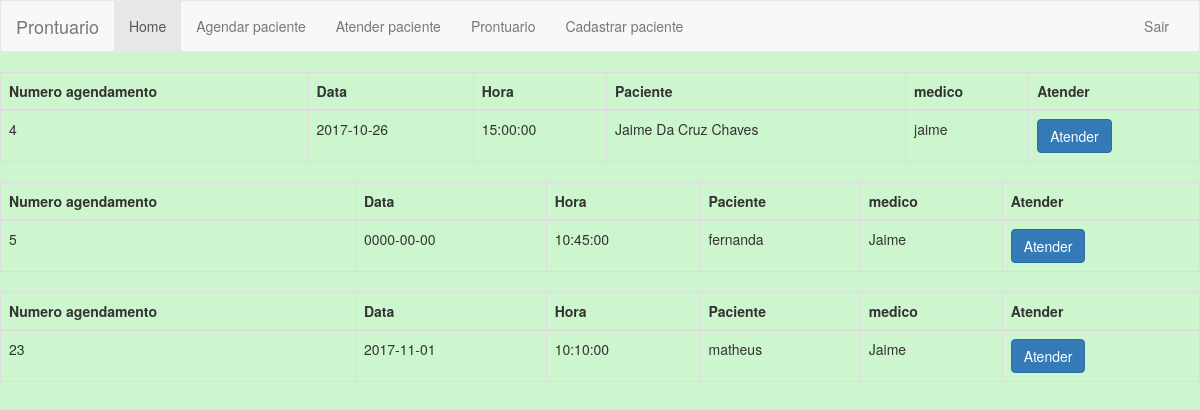
The app's page /prontuario/index.php (signed in) with its own data.
### tables this page shows
CREATE TABLE `Agendamento` (
  `id_agenda` int(11) NOT NULL,
  `data` date NOT NULL,
  `hora` time DEFAULT NULL,
  `nome_medico` varchar(45) NOT NULL,
  `nome_paciente` varchar(45) DEFAULT NULL
);

### prontuario/modelo/Agenda.class.php (called while the page is built, shortened)
<?php
class Agenda{
    public function listar() {
        $sql = "SELECT `id_agenda`, `data`, `hora`, `nome_medico`, `nome_paciente` FROM `Agendamento` WHERE nome_medico = '$_COOKIE[usuario]'";
        $res = mysqli_query(Conexao::$connection, $sql);
        while ($objeto = mysqli_fetch_object($res))
            $lista[] = $objeto;
        if ($lista == null)
            echo "<script>alert('Nenhum registro encontrado');</script>";
        else
            return $lista;
    }
}

### prontuario/index.php (the view, shortened to what this page needs)
<?php
include_once("modelo/Conexao.php");
require_once "modelo/Agenda.class.php";
?>
<!DOCTYPE html>
<html>
    <head>
        <link rel="stylesheet" href="css/bootstrap.min.css" />
        <link rel="stylesheet" href="css/style.css" type="text/css" />
           <link rel="stylesheet" href="css/estilo.css" type="text/css" />
    </head>
    <body>
        <nav class="navbar navbar-default ">
            <div class="container-fluid">
                <div class="navbar-header">
                  <a class="navbar-brand" href="#">Prontuario</a>
                </div>
                <div class="collapse navbar-collapse" id="bs-example-navbar-collapse-1">
                  <ul class="nav navbar-nav">
                    <li class="active"><a href="index.php">Home<span class="sr-only">(current)</span></a></li>
                    <li><a href="Cadastra.agenda.php">Agendar paciente</a></li>
                    <li><a href="atender_paciente.php">Atender paciente</a></li>
                    <li><a href="prontuario.php">Prontuario</a></li>
                    <li><a href="cadastro_paciente.php">Cadastrar paciente</a></li>
                 </ul>
                  <ul class="nav navbar-nav navbar-right">
                    <li><a href="logar.php?sair=0">Sair</a></li>
                  </ul>
                </div>
              </div>
        </nav>
        <?
        require_once "modelo/Conexao.php";
        require_once "modelo/Agenda.class.php";
        $total = 5;
        if($total < 10){
        $agenda = new Agenda();
        $agenda = $agenda->listar();
        foreach ($agenda as $objeto) {
       ?>
                  <table class="table table-bordered table-inverse">
                    <thead>
                      <tr>
                        <th>Numero agendamento</th>
                        <th>Data</th>
                        <th>Hora</th>
                        <th>Paciente</th>
                        <th>medico</th>
                        <th>Atender</th>
                      </tr>
                    </thead>
                    <tbody>
                      <tr>
                          <td><?php echo  "$objeto->id_agenda" ?></td>
                          <td><?php echo  "$objeto->data" ?></td>
                          <td><?php echo  "$objeto->hora" ?></td>
                          <td><?php echo  "$objeto->nome_paciente" ?></td>
                          <td><?php echo  "$objeto->nome_medico" ?></td>
                          <th><a href='atender_paciente.php' class='btn btn-primary ' role='button'>Atender</a></th>
                      </tr>
                    </tbody>
                  </table>
<?php
        }
   }
?>
    </body>
</html>

### prontuario/css/estilo.css (style rules this page uses)
body { background: #CEF6CE; }

### records on screen
agendamento: id_agenda "4", data "2017-10-26", hora "15:00:00", nome_paciente "Jaime Da Cruz Chaves", nome_medico "jaime"
agendamento: id_agenda "5", data "0000-00-00", hora "10:45:00", nome_paciente "fernanda", nome_medico "Jaime"
agendamento: id_agenda "23", data "2017-11-01", hora "10:10:00", nome_paciente "matheus", nome_medico "Jaime"
